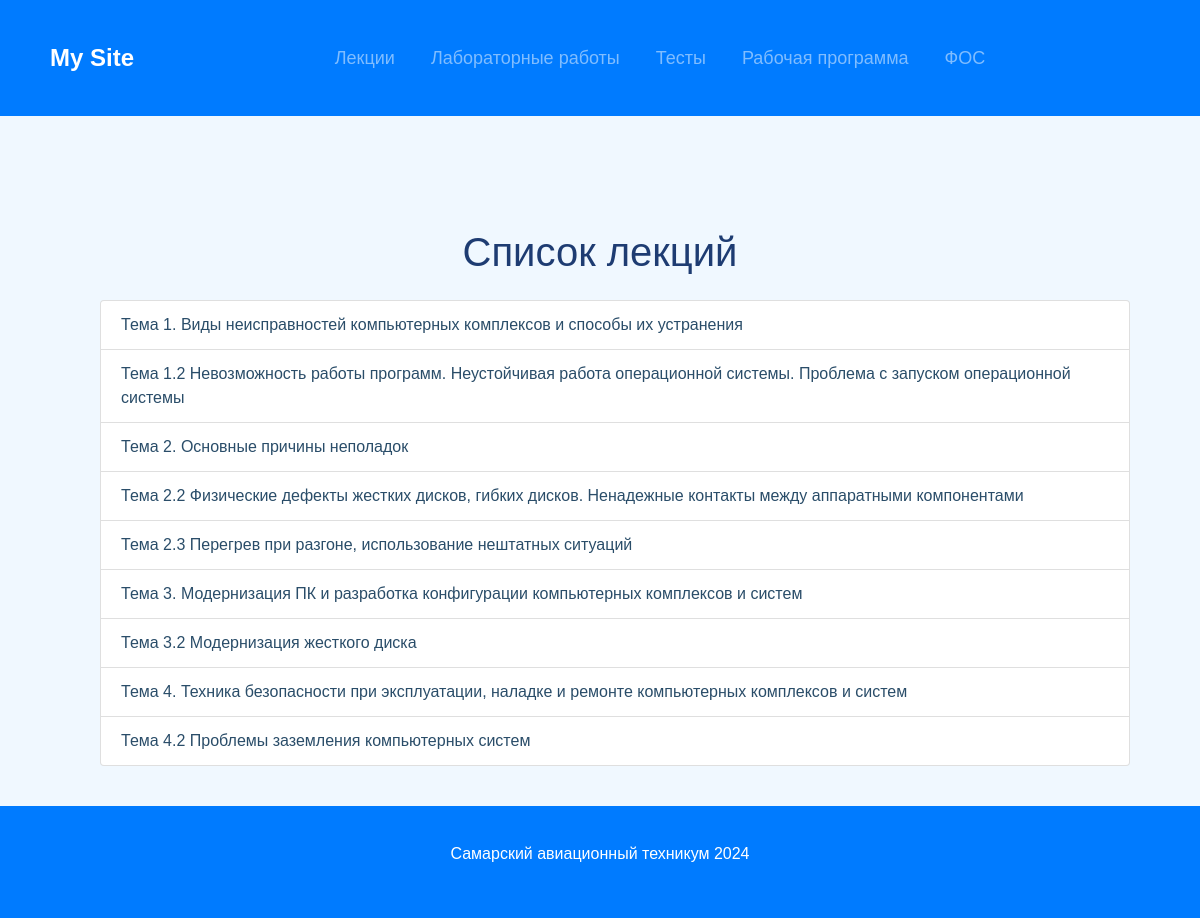
/lectures/, run on the app's committed database.
### lectures/models.py (models this page shows, shortened)
class Lecture(models.Model):
    title = models.CharField(max_length=200)
    slug = models.SlugField(unique=True, blank=True)
    description = models.TextField()  # Краткое описание лекции
    content = models.TextField(default='')
    image1 = models.FileField(
        upload_to='lecture_images/', blank=True, null=True)
    image2 = models.FileField(
        upload_to='lecture_images/', blank=True, null=True)
    image3 = models.FileField(
        upload_to='lecture_images/', blank=True, null=True)
    image4 = models.FileField(
        upload_to='lecture_images/', blank=True, null=True)
    image5 = models.FileField(
        upload_to='lecture_images/', blank=True, null=True)
    image6 = models.FileField(
        upload_to='lecture_images/', blank=True, null=True)

### lectures/views.py (the view)
def lecture_list(request):
    lectures = Lecture.objects.all()
    return render(request, 'lectures/lecture_list.html', {'lectures': lectures})

### lectures/templates/lectures/lecture_list.html (shortened to what this page needs)
{% extends "main/base.html" %}
{% load static %}
{% block content %}
<div class="container mt-5">
    <h1 class="mb-4">Список лекций</h1>
    <ul class="list-group">
        {% for lecture in lectures %}
            <li class="list-group-item">
                <a href="{% url 'lecture_detail' lecture.slug %}">{{ lecture.title }}</a>
            </li>
        {% endfor %}
    </ul>
</div>
{% endblock %}

### static/css/styles.css (style rules this page uses)
:root { --primary-color: #1e3c72; --secondary-color: #2a4d69; --background-color: #f0f8ff; --text-color: #2a4d69; --hover-color: #b3cde0; --card-background-color: #fff; }
body { background-color: var(--background-color); font-family: 'Arial', sans-serif; margin: 0; padding: 0; display: flex; flex-direction: column; min-height: 100vh; }
.container { flex: 1; padding: 20px; }
h1, h2, h3 { color: var(--primary-color); margin-bottom: 20px; text-align: center; }
ul { list-style-type: disc; margin-left: 30px; }
a { color: var(--secondary-color); text-decoration: none; transition: color 0.3s ease; }

### data on the page
Lecture: title "Тема 1. Виды неисправностей компьютерных комплексов и способы их устранения"
Lecture: title "Тема 1.2 Невозможность работы программ. Неустойчивая работа операционной системы. Проблема с запуском операционной системы"
Lecture: title "Тема 2. Основные причины неполадок"
Lecture: title "Тема 2.2 Физические дефекты жестких дисков, гибких дисков. Ненадежные контакты между аппаратными компонентами"
Lecture: title "Тема 2.3 Перегрев при разгоне, использование нештатных ситуаций"
Lecture: title "Тема 3. Модернизация ПК и разработка конфигурации компьютерных комплексов и систем"
Lecture: title "Тема 3.2 Модернизация жесткого диска"
Lecture: title "Тема 4. Техника безопасности при эксплуатации, наладке и ремонте компьютерных комплексов и систем"
Lecture: title "Тема 4.2 Проблемы заземления компьютерных систем"
